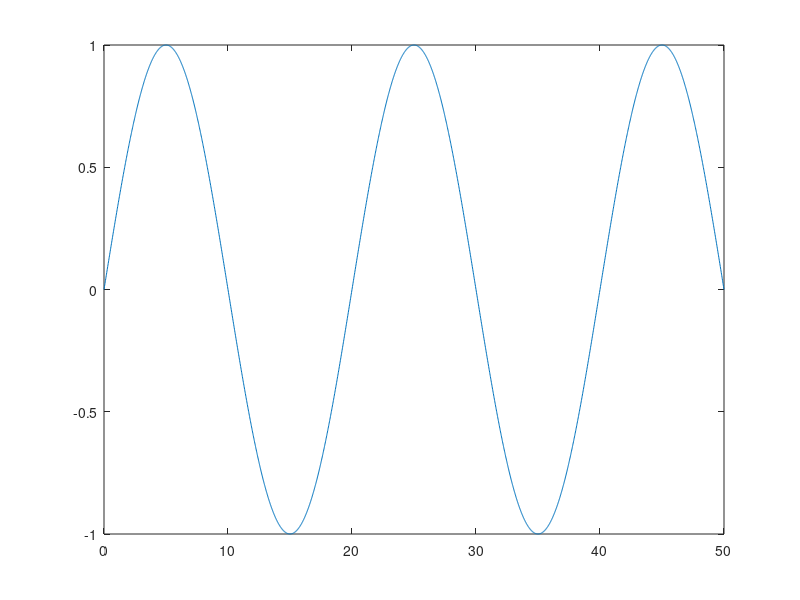
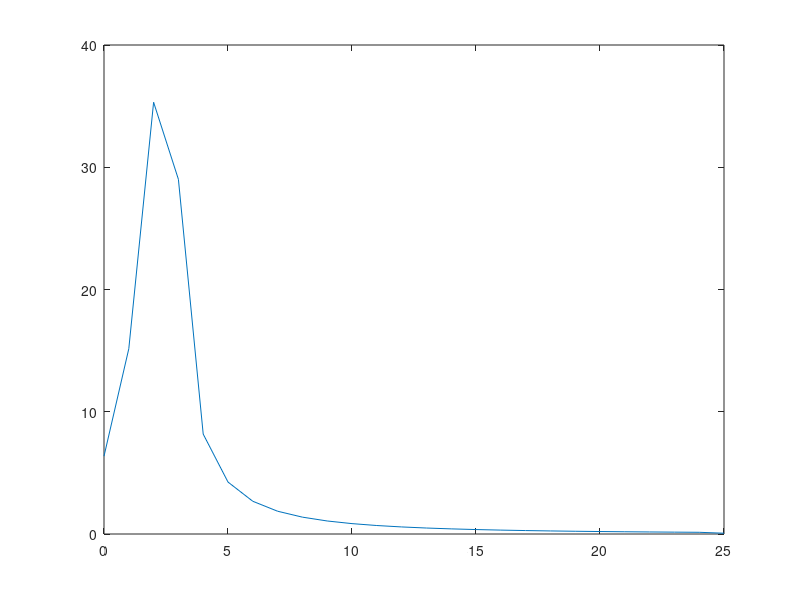

Reproduce these figures in MATLAB, in order.
L=50;
bitrate=50;
tone1 = sin((0:1/50:L)*0.1*pi)
figure;
plot((0:1/50:L),tone1);
spectrum = fft(tone1);
    P2 = abs(spectrum/L);
    P1 = P2(1:L/2+1);
    P1(2:end-1) = 2*P1(2:end-1);
    f = bitrate*(0:(L/2))/L;
    figure;
    plot(f,P1) 
